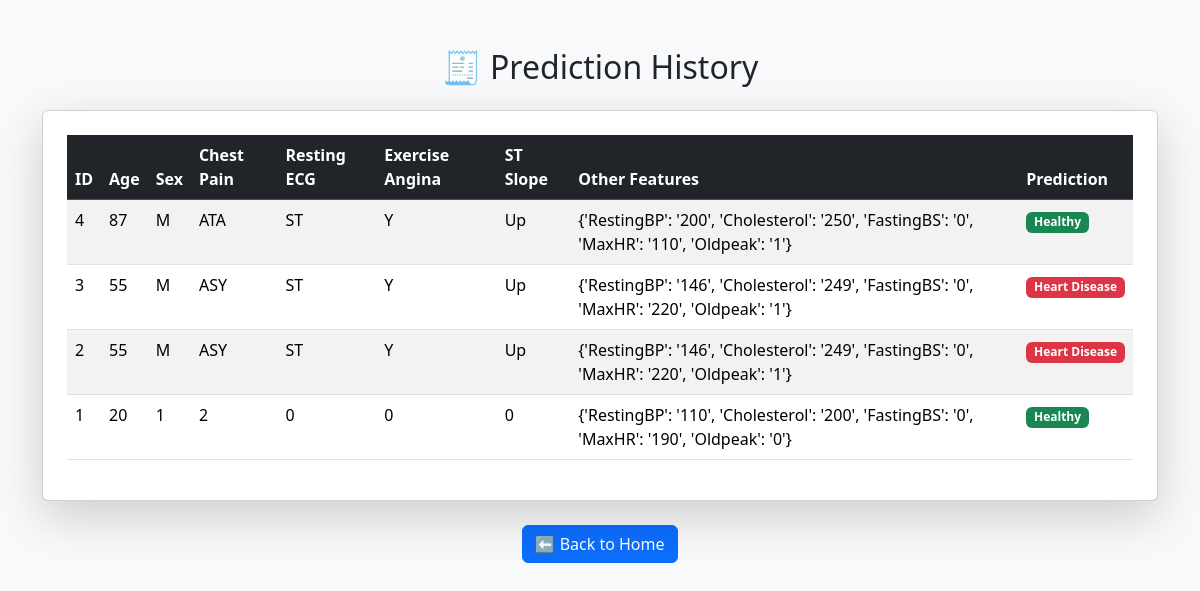
The app's page /history with its own data.
### tables this page shows
CREATE TABLE predictions (
    id INTEGER PRIMARY KEY AUTOINCREMENT,
    age INTEGER,
    sex TEXT,
    chest_pain TEXT,
    resting_ecg TEXT,
    exercise_angina TEXT,
    st_slope TEXT,
    other_features TEXT,
    prediction INTEGER
);

### application.py (the view)
@application.route('/history')
def history():
    cursor.execute("SELECT * FROM predictions ORDER BY id DESC")
    rows = cursor.fetchall()
    return render_template("history.html", predictions=rows)

### templates/history.html (shortened to what this page needs)
<!DOCTYPE html>
<html lang="en">
<head>
  <link href="https://cdn.jsdelivr.net/npm/bootstrap@5.3.2/dist/css/bootstrap.min.css" rel="stylesheet">
</head>
<body class="bg-light">
  <div class="container mt-5">
    <h2 class="text-center mb-4">🧾 Prediction History</h2>
    <div class="card shadow-lg p-4">
      <table class="table table-striped table-hover">
        <thead class="table-dark">
          <tr>
            <th>ID</th>
            <th>Age</th>
            <th>Sex</th>
            <th>Chest Pain</th>
            <th>Resting ECG</th>
            <th>Exercise Angina</th>
            <th>ST Slope</th>
            <th>Other Features</th>
            <th>Prediction</th>
          </tr>
        </thead>
        <tbody>
          {% for row in predictions %}
          <tr>
            <td>{{ row[0] }}</td>
            <td>{{ row[1] }}</td>
            <td>{{ row[2] }}</td>
            <td>{{ row[3] }}</td>
            <td>{{ row[4] }}</td>
            <td>{{ row[5] }}</td>
            <td>{{ row[6] }}</td>
            <td>{{ row[7] }}</td>
            <td>
              {% if row[8] == 1 %}
                <span class="badge bg-danger">Heart Disease</span>
              {% else %}
                <span class="badge bg-success">Healthy</span>
              {% endif %}
            </td>
          </tr>
          {% endfor %}
        </tbody>
      </table>
    </div>
    <div class="text-center mt-4">
      <a href="/" class="btn btn-primary">⬅ Back to Home</a>
    </div>
  </div>
</body>
</html>

### records on screen
predictions: id "4", age "87", sex "M", chest_pain "ATA", resting_ecg "ST", exercise_angina "Y", st_slope "Up", other_features "{'RestingBP': '200', 'Cholesterol': '250', 'FastingBS': '0', 'MaxHR': '110', 'Oldpeak': '1'}", prediction "Healthy"
predictions: id "3", age "55", sex "M", chest_pain "ASY", resting_ecg "ST", exercise_angina "Y", st_slope "Up", other_features "{'RestingBP': '146', 'Cholesterol': '249', 'FastingBS': '0', 'MaxHR': '220', 'Oldpeak': '1'}", prediction "Heart Disease"
predictions: id "2", age "55", sex "M", chest_pain "ASY", resting_ecg "ST", exercise_angina "Y", st_slope "Up", other_features "{'RestingBP': '146', 'Cholesterol': '249', 'FastingBS': '0', 'MaxHR': '220', 'Oldpeak': '1'}", prediction "Heart Disease"
predictions: id "1", age "20", sex "1", chest_pain "2", resting_ecg "0", exercise_angina "0", st_slope "0", other_features "{'RestingBP': '110', 'Cholesterol': '200', 'FastingBS': '0', 'MaxHR': '190', 'Oldpeak': '0'}", prediction "Healthy"
